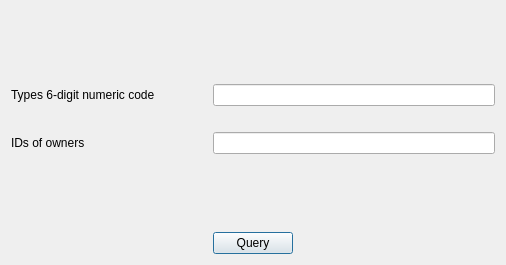
<?xml version="1.0" encoding="UTF-8"?>
<ui version="4.0">
 <class>query_screen</class>
 <widget class="QDialog" name="query_screen">
  <property name="geometry">
   <rect>
    <x>0</x>
    <y>0</y>
    <width>506</width>
    <height>265</height>
   </rect>
  </property>
  <property name="windowTitle">
   <string>CACIC - Query</string>
  </property>
  <layout class="QGridLayout" name="gridLayout">
   <item row="6" column="0">
    <spacer name="horizontalSpacer">
     <property name="orientation">
      <enum>Qt::Horizontal</enum>
     </property>
     <property name="sizeHint" stdset="0">
      <size>
       <width>190</width>
       <height>20</height>
      </size>
     </property>
    </spacer>
   </item>
   <item row="4" column="1" colspan="3">
    <widget class="QLineEdit" name="ids_lineedit"/>
   </item>
   <item row="4" column="0">
    <widget class="QLabel" name="label_2">
     <property name="text">
      <string>IDs of owners</string>
     </property>
    </widget>
   </item>
   <item row="0" column="1" colspan="2">
    <spacer name="verticalSpacer_2">
     <property name="orientation">
      <enum>Qt::Vertical</enum>
     </property>
     <property name="sizeHint" stdset="0">
      <size>
       <width>20</width>
       <height>40</height>
      </size>
     </property>
    </spacer>
   </item>
   <item row="5" column="1" colspan="2">
    <spacer name="verticalSpacer_3">
     <property name="orientation">
      <enum>Qt::Vertical</enum>
     </property>
     <property name="sizeHint" stdset="0">
      <size>
       <width>20</width>
       <height>40</height>
      </size>
     </property>
    </spacer>
   </item>
   <item row="6" column="1" colspan="2">
    <widget class="QPushButton" name="query_button">
     <property name="text">
      <string>Query</string>
     </property>
    </widget>
   </item>
   <item row="1" column="1" colspan="3">
    <widget class="QLineEdit" name="types_lineedit">
     <property name="sizePolicy">
      <sizepolicy hsizetype="Minimum" vsizetype="Minimum">
       <horstretch>0</horstretch>
       <verstretch>0</verstretch>
      </sizepolicy>
     </property>
    </widget>
   </item>
   <item row="6" column="3">
    <spacer name="horizontalSpacer_2">
     <property name="orientation">
      <enum>Qt::Horizontal</enum>
     </property>
     <property name="sizeHint" stdset="0">
      <size>
       <width>190</width>
       <height>20</height>
      </size>
     </property>
    </spacer>
   </item>
   <item row="1" column="0">
    <widget class="QLabel" name="label">
     <property name="sizePolicy">
      <sizepolicy hsizetype="Minimum" vsizetype="Preferred">
       <horstretch>0</horstretch>
       <verstretch>0</verstretch>
      </sizepolicy>
     </property>
     <property name="text">
      <string>Types 6-digit numeric code</string>
     </property>
    </widget>
   </item>
   <item row="3" column="0" colspan="4">
    <spacer name="horizontalSpacer_3">
     <property name="orientation">
      <enum>Qt::Horizontal</enum>
     </property>
     <property name="sizeHint" stdset="0">
      <size>
       <width>40</width>
       <height>20</height>
      </size>
     </property>
    </spacer>
   </item>
  </layout>
 </widget>
 <resources/>
 <connections/>
</ui>
